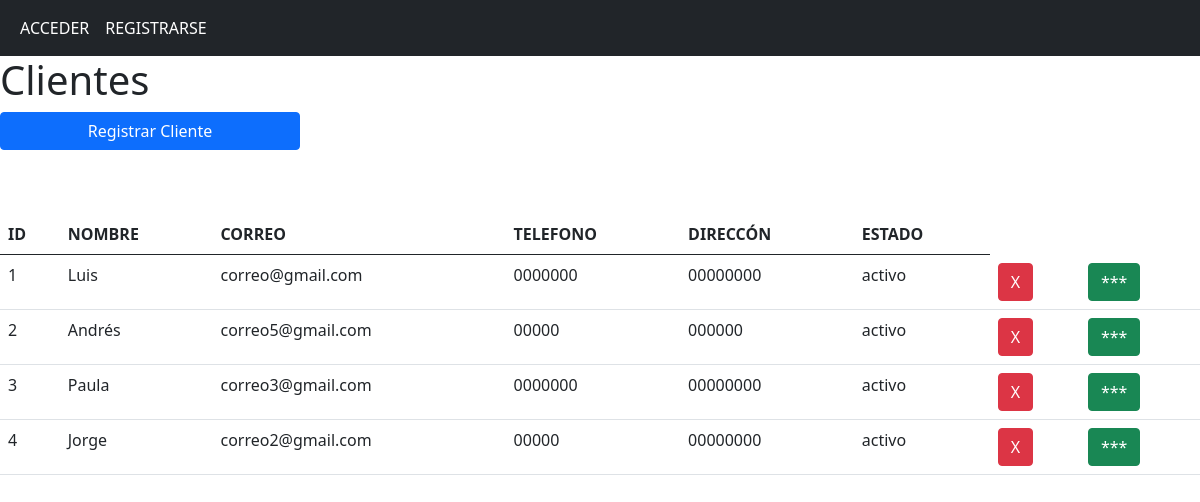
Screenshot of /clientes with the database file from the repository.
### app/models/models.py (models this page shows, shortened)
class Cliente(db.Model):
    id = db.Column(db.Integer, primary_key = True)
    nombre = db.Column(db.String(150), nullable = False)
    direccion = db.Column(db.String(150), nullable = False)
    telefono = db.Column(db.String(15), nullable = False)
    correo = db.Column(db.String(150), nullable = False, unique = True)
    tipo_cliente = db.Column(db.String(20), nullable = False)
    estado = db.Column(db.String(25), nullable = False)

### app/controllers/nav.py (the view)
@nav.route('/clientes')
def clientes():
    clientes = Cliente.query.all()
    return render_template('clientes.html', clientes = clientes)

### app/templates/clientes.html (shortened to what this page needs)
{% extends "base.html" %}
{% block contenido %}
    <div class="row">
        <h1>Clientes</h1>
    </div>
    <button class=" btn btn-primary col-sm-3 mb-3" id="registrar">Registrar Cliente</button>
    <div class="row mt-5">
    <div class="col">
        <table class="table table-hover">
            <tr>
                <th>ID</th>
                <th>NOMBRE</th>
                <th>CORREO</th>
                <th>TELEFONO</th>
                <th>DIRECCÓN</th>
                <th>ESTADO</th>
            </tr>
            <tbody id="tbody">
                {% for cliente in clientes%}
                <tr>
                    <td>{{cliente.id}}</td>
                    <td>{{cliente.nombre}}</td>
                    <td>{{cliente.correo}}</td>
                    <td>{{cliente.telefono}}</td>
                    <td>{{cliente.direccion}}</td>
                    <td>{{cliente.estado}}</td>
                    <form action="{{url_for('cliente.eliminar_cliente')}}" method="post">
                        <td><button class="btn btn-danger" name="id" value="{{cliente.id}}" type="submit">X</button></td>
                        <td><button class="btn btn-success boton_info" name="info" value="{{cliente.id}}" type="button">***</button></td>
                    </form>
                </tr>
                {% endfor%}
            </tbody>
        </table>
    </div>
    </div>
{% endblock %}

### app/templates/base.html (shortened to what this page needs)
<!DOCTYPE html>
<html lang="en">
<head>
    <link href="https://cdn.jsdelivr.net/npm/bootstrap@5.0.2/dist/css/bootstrap.min.css" rel="stylesheet">
    <link rel="stylesheet" href="{{ url_for('static', filename='css/styles.css') }}">
</head>
<body>
    <nav class="navbar navbar-expand-sm bg-dark navbar-dark">
        <div class="container-fluid">
            <ul class="navbar-nav">
                {% if current_user.is_authenticated %}
                <li class="nav-item">
                    <a class="nav-link active" href="{{url_for('nav.clientes')}}"> CLIENTES</a>
                </li>
                <li class="nav-item">
                    <a class="nav-link active" href="{{url_for('nav.productos')}}">PRODUCTOS</a>
                </li>
                <li class="nav-item">
                    <a class="nav-link active" href="{{url_for('nav.compras')}}">VENTAS</a>
                </li>
                <li class="nav-item">
                    <a class="nav-link active" href="{{url_for('nav.facturas')}}">FACTURAS</a>
                </li>
                <li class="nav-item">
                    <a class="nav-link active" href="{{url_for('aut.logout')}}">CERRAR SESIÓN</a>
                </li>
                {%else %}
                <li class="nav-item">
                    <a class="nav-link active" href="{{url_for('aut.login')}}">ACCEDER</a>
                </li>
                <li class="nav-item">
                    <a class="nav-link active" href="{{url_for('aut.registro')}}">REGISTRARSE</a>
                </li>
                {% endif %}
            </ul>
        </div>
    </nav>
    {%block contenido%}{%endblock%}
</body>
</html>

### rows the page displays
Cliente: id "1", nombre "Luis", correo "correo@gmail.com", telefono "0000000", direccion "00000000", estado "activo"
Cliente: id "2", nombre "Andrés", correo "correo5@gmail.com", telefono "00000", direccion "000000", estado "activo"
Cliente: id "3", nombre "Paula", correo "correo3@gmail.com", telefono "0000000", direccion "00000000", estado "activo"
Cliente: id "4", nombre "Jorge", correo "correo2@gmail.com", telefono "00000", direccion "00000000", estado "activo"
